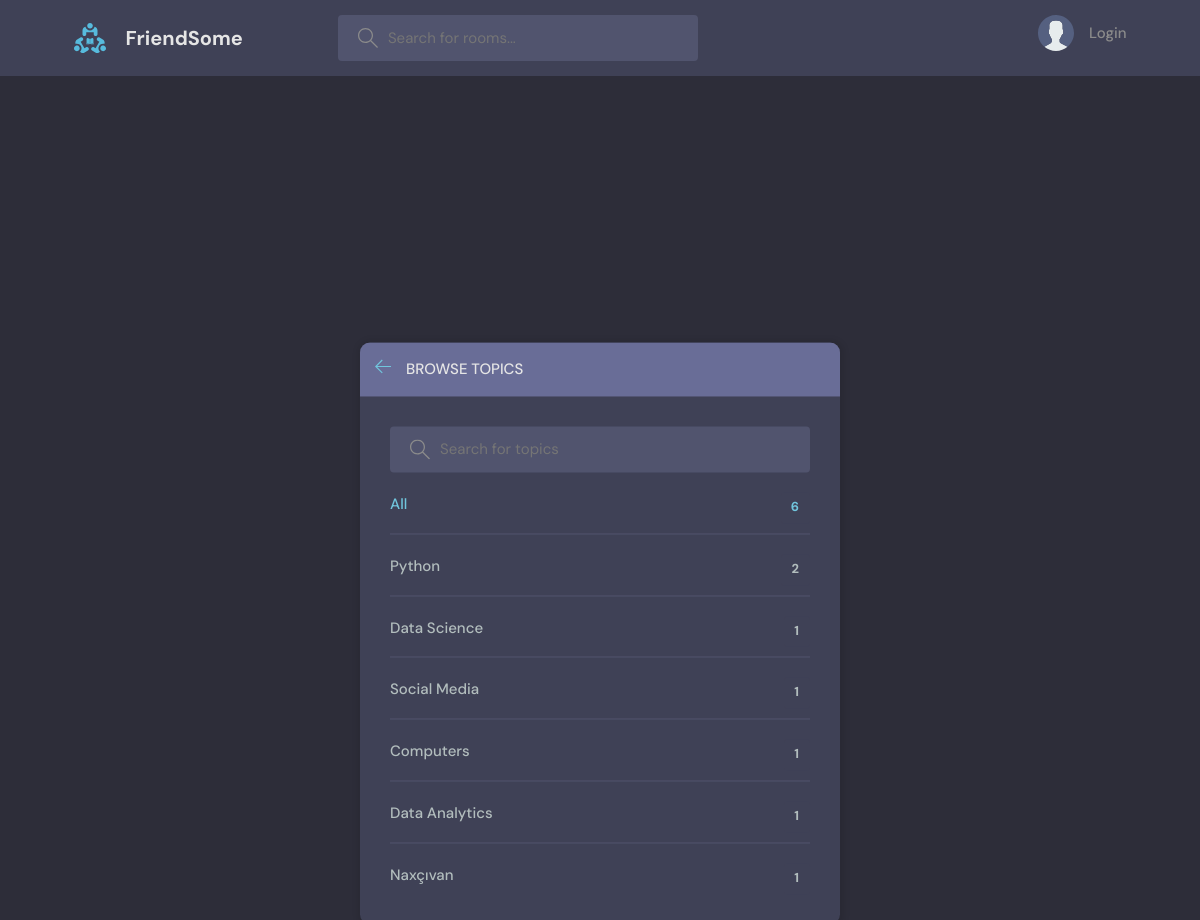
Page /topics/ on the committed database.
### base/models.py (models this page shows, shortened)
class Topic(models.Model):
    name = models.CharField(max_length=200)

### base/views.py (the view)
# urls.py: path('topics/', views.topicsPage, name='topics'),
def topicsPage(request):
    q = request.GET.get('q') if request.GET.get('q') is not None else ''
    topics = Topic.objects.filter(
        name__icontains=q
    )
    return render(request, 'base/topics.html', {'topics': topics})

### base/templates/base/topics.html (shortened to what this page needs)
{% extends 'main.html' %}
{% block content %}
    <main class="create-room layout">
      <div class="container">
        <div class="layout__box1">
          <div class="layout__boxHeader">
            <div class="layout__boxTitle">
              <a href="{% url 'home' %}">
                <svg version="1.1" xmlns="http://www.w3.org/2000/svg" width="32" height="32" viewBox="0 0 32 32">
                  <title>arrow-left</title>
                  <path
                    d="M13.723 2.286l-13.723 13.714 13.719 13.714 1.616-1.611-10.96-10.96h27.625v-2.286h-27.625l10.965-10.965-1.616-1.607z"
                  ></path>
                </svg>
              </a>
              <h3>Browse Topics</h3>
            </div>
          </div>
          <div class="topics-page layout__body">
            <form class="header__search" action="" method="GET">
              <label>
                <input name="q" placeholder="Search for topics" />
              </label>
            </form>
            <ul class="topics__list">
              <li>
                <a href="{% url 'topics' %}" class="active">All <span>{{ topics.count }}</span></a>
              </li>
                {% for topic in topics %}
              <li>
                <a href="{% url 'home' %}?q={{ topic.name }}"> {{topic.name}} <span>{{ topic.room_set.all.count }}</span></a>
              </li>
                {% endfor %}
            </ul>
          </div>
        </div>
      </div>
    </main>
{% endblock content %}

### static/styles/style.css (style rules this page uses)
:root { --color-main: #71c6dd; --color-main-light: #e1f6fb; --color-dark: #3f4156; --color-dark-medium: #51546e; --color-dark-light: #696d97; --color-light: #e5e5e5; --color-gray: #8b8b8b; --color-light-gray: #b2bdbd; --color-bg: #2d2d39; --color-success: #5dd693; --color-error: #fc4b0b; }
* { font-family: "DM Sans", -apple-system, BlinkMacSystemFont, "Segoe UI", Roboto, Oxygen, Ubuntu, Cantarell, "Open Sans", "Helvetica Neue", sans-serif; margin: 0; padding: 0; box-sizing: border-box; text-rendering: optimizeLegibility; font-size: inherit; }
html { font-size: 56.25%; }
@media only screen and (min-width: 1200px) { html { font-size: 62.5%; } }
body { line-height: 1.6; font-weight: 400; font-size: 1.5rem; color: var(--color-light-gray); background-color: var(--color-bg); min-height: 100vh; }
a { display: inline-block; color: var(--color-main); text-decoration: none; }
.container { max-width: 120rem; width: 90%; margin: auto; }
.header__search > label { background-color: var(--color-dark-medium); padding: 1.3rem 1rem; display: flex; align-items: center; gap: 1rem; border-radius: 4px; }
.header__search svg { fill: var(--color-gray); width: 2rem; height: 2rem; margin-left: 1rem; }
.header__search input { width: 30rem; background: transparent; border: none; outline: none; color: var(--color-light); }
.layout { margin-top: 2.4rem; }
.layout > .container { display: flex; justify-content: space-between; align-items: flex-start; }
.layout__box1 { width: 90%; max-width: 48rem; min-height: 40rem; position: absolute; top: 50%; left: 50%; transform: translate(-50%, -46%); background-color: var(--color-dark); border-radius: 1rem; box-shadow: 1px 1px 6px 3px rgba(0, 0, 0, 0.1); overflow: hidden; margin-top: 15rem; }
.layout__boxHeader { display: flex; padding: 1.5rem; background-color: var(--color-dark-light); }
.layout__boxTitle { display: flex; gap: 1.5rem; align-items: center; }
.layout__boxTitle h3 { text-transform: uppercase; font-weight: 500; color: var(--color-light); }
.layout__boxTitle svg { width: 1.6rem; height: 1.6rem; fill: var(--color-main); }
.layout__body { margin: 3rem; }
.topics__list { list-style: none; }
.topics__list li a { display: flex; justify-content: space-between; margin-bottom: 3rem; font-weight: 500; color: var(--color-light-gray); transition: all 0.3s ease-in-out; }
.topics__list li a.active, .topics__list li a:hover { color: var(--color-main); }
.topics__list li a span { padding: 0.5rem 1rem; background-color: var(--color-dark); border-radius: 3px; font-size: 1.3rem; font-weight: 700; letter-spacing: 1px; }
.topics-page .topics__list li:not(:last-child) a { margin: 2rem 0; padding-bottom: 1rem; text-decoration: none; border-bottom: 1px solid var(--color-dark-medium); }
.topics-page .header__search { display: block; }

### rows in the picture
Topic: name "Python", room_set.all.count "2"
Topic: name "Data Science", room_set.all.count "1"
Topic: name "Social Media", room_set.all.count "1"
Topic: name "Computers", room_set.all.count "1"
Topic: name "Data Analytics", room_set.all.count "1"
Topic: name "Naxçıvan", room_set.all.count "1"

### other values in the picture
{{ topics.count }} "6"
